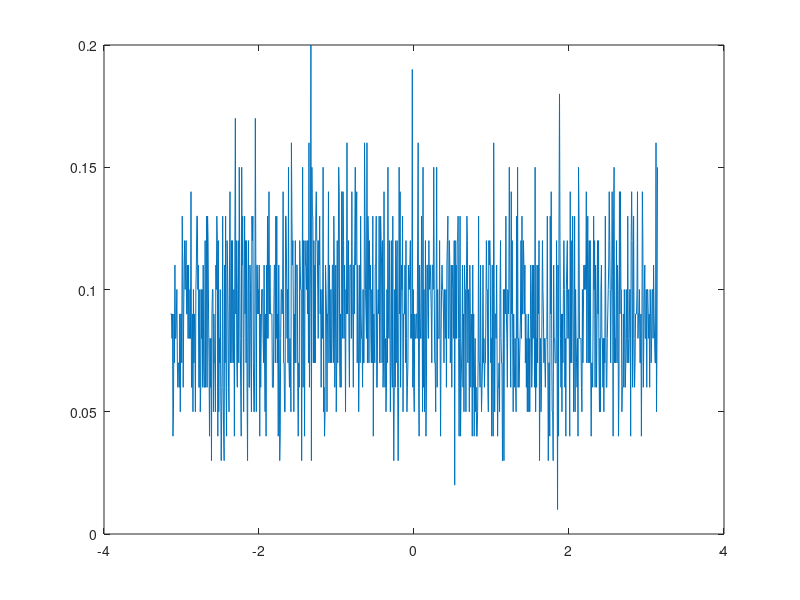

Reproduce this figure in MATLAB. (Note: this script raises an error after producing the figure.)
%% Chapter 11, Step 1.

load('Ch11-spikes-LFP-1.mat')	%Load the multiscale data,
plot(t, y(1,:))					%...and plot LFP in 1st trial,
hold on							%...freeze graphics,
plot(t, n(1,:),'k')				%...and plot spikes in 1st trial,
hold off						%...release graphics,
xlabel('Time [s]')				%...and label axis.

win = 100;				%Choose a window size of +/- 100 ms.
K = size(n,1);			%Define the # trials.
N = size(y,2);			%Define # data points per trial.
STA=zeros(K,2*win+1);	%Create a variable to hold the STA,
for k=1:K				%For each trial,
  spks=find(n(k,:)==1); %...find the spikes,
  for i=1:length(spks)	%...and for each spike,
    if (spks(i) > win & spks(i)+win<N)  %...average the LFP.
      STA(k,:)=STA(k,:)+y(k,spks(i)-win:spks(i)+win)/length(spks);
    end
  end
end

dt = t(2)-t(1);		%Define the sampling interval.
fNQ = 1/dt/2;		%Define Nyquist frequency.
Wn = [9,11]/fNQ;	%Set the passband,
ord  = 100;			%...and filter order,
b  = fir1(ord,Wn);	%...build bandpass filter.

FTA=zeros(K,N);		%Create a variable to hold the FTA,
for k=1:K			%For each trial, 
 Vlo = filtfilt(b,1,y(k,:));%... apply the filter,
 phi = angle(hilbert(Vlo));	%... and compute the phase,
 [~,indices] = sort(phi);	%... then sort the phase,
 FTA(k,:) = n(k,indices);	%... and store the sorted spikes.
end
%Plot the average FTA versus phase.
plot(linspace(-pi,pi,N), mean(FTA,1))

%% Chapter 11, Step 2.

dt = t(2)-t(1);				%Define the sampling interval.
Fs = 1/dt;					%Define the sampling frequency.
TW = 3;						%Choose time-bandwidth product of 3.
ntapers = 2*TW-1;			%Choose the # of tapers.
%Set the parameters of the MTM.
params.Fs = Fs;				%... sampling frequency
params.tapers=[TW,ntapers];	%... time-bandwidth product & tapers.
params.pad = -1;			%... no zero padding.
params.trialave = 1;		%... trial average.
%Compute the MTM coherence.
[C,~,~,Syy,Snn,f]=coherencycpb(transpose(y),transpose(n),params);

load('Ch11-spikes-LFP-1.mat')	%Reload the multiscale data,
y = 0.1*y;						%...and scale the LFP.

load('Ch11-spikes-LFP-1.mat')		%Reload the multiscale data.
thinning_factor = 0.5;				%Choose a thinning factor.
for k=1:size(n,1)					%For each trial,
 spikes = find(n(k,:)==1); 			%...find the spikes.
 n_spikes = length(spikes);			%...determine # of spikes.
 spikes=spikes(randperm(n_spikes));	%...permute spikes indices,
 n_remove=floor(thinning_factor*n_spikes);%...# spikes to remove,
 n(k,spikes(1:1+n_remove))=0;		%... remove the spikes.
end

%% Chapter 11, Step 3.

dt = t(2)-t(1);		%Define the sampling interval.
fNQ = 1/dt/2;		%Define Nyquist frequency.
Wn = [44,46]/fNQ;	%Set the passband,
ord  = 100;			%...and filter order,
b  = fir1(ord,Wn);	%...build bandpass filter.

phi=zeros(K,N);					%Create variable to hold phase.
for k=1:K						%For each trial,
  Vlo=filtfilt(b,1,y(k,:));		%...apply the filter,
  phi(k,:)=angle(hilbert(Vlo));	%...and compute the phase,
end

n = n(:);					%Convert spike matrix to vector.
phi = phi(:); 				%Convert phase matrix to vector.
X = [cos(phi) sin(phi)];	%Create a matrix of predictors.
Y = [n];					%Create a vector of responses.
[b,dev,stats]=glmfit(X,Y,'poisson'); %Fit the GLM.

phi0=transpose((-pi:0.01:pi));		%Define new phase interval,
X0 = [cos(phi0) sin(phi0)];			%...and predictors,
[y0 dylo dyhi]=glmval(b,X0,'log',stats);%...evaluate the model.

pval1=stats.p(2);		%Significance of parameter beta_1.
pval2=stats.p(3);		%Significance of parameter beta_2.

X0 = [sin(phi)];						%Define reduced predictor.
[b0,dev0,stats0]=glmfit(X0,Y,'poisson'); %Fit reduced model.

pval = 1-chi2cdf(dev0-dev,1);			%Compare two nested GLMs.

p = mean(sum(n,2)/(N));

%% Chapter 11, Problems.

K = 100;		%Define # trials.
N = 1000;		%Define # samples per trial.
dt = 0.001;		%Define sampling interval.

y = zeros(K,N);         %Matrix to hold field data.
n = zeros(K,N);         %Matrix to hold spike data.
for k=1:K               %For each trial ...
    %...define the LFP as a 10 Hz sinusoid + noise.
    y(k,:) = sin(2.0*pi*(1:N)*dt * 10)+0.1*randn(1,N);
    %...draw spikes from a Bernoulli distribution lambda=0.01
    n(k,:) = binornd(1,0.01,1,N);
end

f = 0.01;			% Parameter for scaling of rate.
b = 1;				% Parameter for background spiking.
y = zeros(K,N);		% Matrix to hold field data.
n = zeros(K,N);		% Matrix to hold spike data.
for k=1:K			% For each trial ...
  % ...define the LFP as a 10 Hz sinusoid.
  y(k,:) = sin(2.0*pi*(1:N)*dt * 10)+0.1*randn(1,N);
  % ...draw spikes from a Bernoulli distribution,
  p = f*(b+exp(y(k,:)));%...with probability dependent on LFP.
  n(k,:) = binornd(1,p,1,N);
end